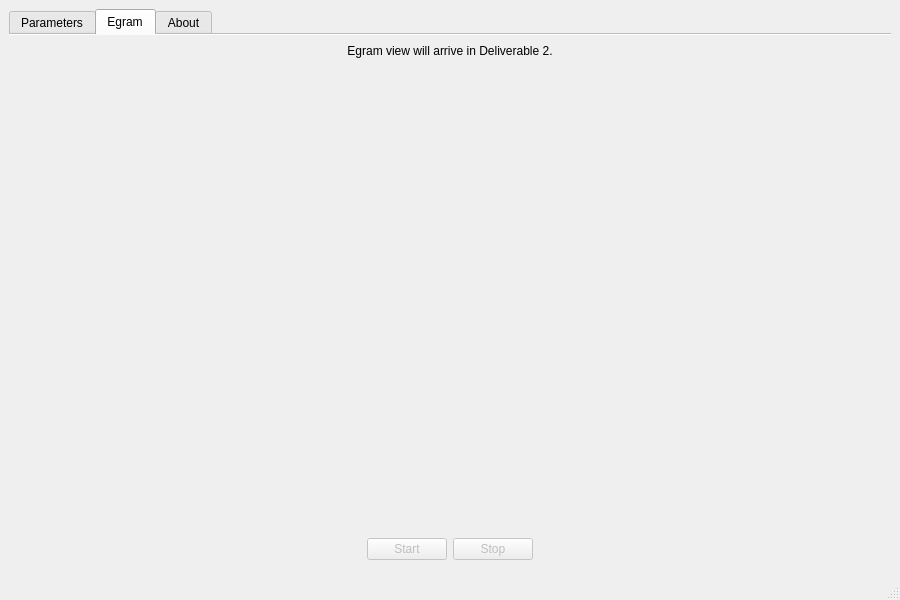
<?xml version="1.0" encoding="UTF-8"?>
<ui version="4.0">
 <class>MainWindow</class>
 <widget class="QMainWindow" name="MainWindow">
  <property name="geometry">
   <rect>
    <x>0</x>
    <y>0</y>
    <width>900</width>
    <height>600</height>
   </rect>
  </property>
  <property name="minimumSize">
   <size>
    <width>900</width>
    <height>600</height>
   </size>
  </property>
  <property name="windowTitle">
   <string>DCM - Main Window</string>
  </property>
  <widget class="QWidget" name="centralwidget">
   <layout class="QVBoxLayout" name="rootLayout">
    <item>
     <widget class="QTabWidget" name="tabs">
      <property name="tabPosition">
       <enum>QTabWidget::TabPosition::North</enum>
      </property>
      <property name="currentIndex">
       <number>1</number>
      </property>
      <property name="documentMode">
       <bool>true</bool>
      </property>
      <widget class="QWidget" name="parametersPage">
       <attribute name="title">
        <string>Parameters</string>
       </attribute>
       <layout class="QVBoxLayout" name="parametersLayout">
        <item>
         <widget class="QLabel" name="paramHeader">
          <property name="text">
           <string>Parameters (AOO, VOO, AAI, VVI)</string>
          </property>
          <property name="alignment">
           <set>Qt::AlignmentFlag::AlignHCenter</set>
          </property>
         </widget>
        </item>
        <item>
         <spacer name="paramSpacer">
          <property name="orientation">
           <enum>Qt::Orientation::Vertical</enum>
          </property>
          <property name="sizeHint" stdset="0">
           <size>
            <width>20</width>
            <height>300</height>
           </size>
          </property>
         </spacer>
        </item>
        <item>
         <widget class="QLabel" name="paramStatus">
          <property name="text">
           <string/>
          </property>
          <property name="alignment">
           <set>Qt::AlignmentFlag::AlignHCenter</set>
          </property>
         </widget>
        </item>
       </layout>
      </widget>
      <widget class="QWidget" name="egramPage">
       <attribute name="title">
        <string>Egram</string>
       </attribute>
       <layout class="QVBoxLayout" name="egramLayout">
        <item>
         <widget class="QLabel" name="egramLabel">
          <property name="text">
           <string>Egram view will arrive in Deliverable 2.</string>
          </property>
          <property name="alignment">
           <set>Qt::AlignmentFlag::AlignHCenter</set>
          </property>
         </widget>
        </item>
        <item>
         <layout class="QHBoxLayout" name="egramButtons">
          <item>
           <spacer name="egLeft">
            <property name="orientation">
             <enum>Qt::Orientation::Horizontal</enum>
            </property>
            <property name="sizeHint" stdset="0">
             <size>
              <width>40</width>
              <height>20</height>
             </size>
            </property>
           </spacer>
          </item>
          <item>
           <widget class="QPushButton" name="startBtn">
            <property name="enabled">
             <bool>false</bool>
            </property>
            <property name="text">
             <string>Start</string>
            </property>
           </widget>
          </item>
          <item>
           <widget class="QPushButton" name="stopBtn">
            <property name="enabled">
             <bool>false</bool>
            </property>
            <property name="text">
             <string>Stop</string>
            </property>
           </widget>
          </item>
          <item>
           <spacer name="egRight">
            <property name="orientation">
             <enum>Qt::Orientation::Horizontal</enum>
            </property>
            <property name="sizeHint" stdset="0">
             <size>
              <width>40</width>
              <height>20</height>
             </size>
            </property>
           </spacer>
          </item>
         </layout>
        </item>
       </layout>
      </widget>
      <widget class="QWidget" name="aboutPage">
       <attribute name="title">
        <string>About</string>
       </attribute>
       <layout class="QFormLayout" name="aboutLayout">
        <item row="0" column="0">
         <widget class="QLabel" name="labelUserCaption">
          <property name="text">
           <string>User:</string>
          </property>
         </widget>
        </item>
        <item row="0" column="1">
         <widget class="QLabel" name="usernameLabel">
          <property name="text">
           <string/>
          </property>
         </widget>
        </item>
        <item row="1" column="0">
         <widget class="QLabel" name="labelDbCaption">
          <property name="text">
           <string>Database:</string>
          </property>
         </widget>
        </item>
        <item row="1" column="1">
         <widget class="QLabel" name="dbPathLabel">
          <property name="text">
           <string/>
          </property>
          <property name="textFormat">
           <enum>Qt::TextFormat::PlainText</enum>
          </property>
          <property name="wordWrap">
           <bool>true</bool>
          </property>
         </widget>
        </item>
        <item row="2" column="1">
         <widget class="QPushButton" name="openDbFolderBtn">
          <property name="text">
           <string>Open DB Folder</string>
          </property>
         </widget>
        </item>
       </layout>
      </widget>
     </widget>
    </item>
   </layout>
  </widget>
  <widget class="QMenuBar" name="menubar">
   <property name="geometry">
    <rect>
     <x>0</x>
     <y>0</y>
     <width>900</width>
     <height>21</height>
    </rect>
   </property>
  </widget>
  <widget class="QStatusBar" name="statusbar"/>
 </widget>
 <resources/>
 <connections/>
</ui>
